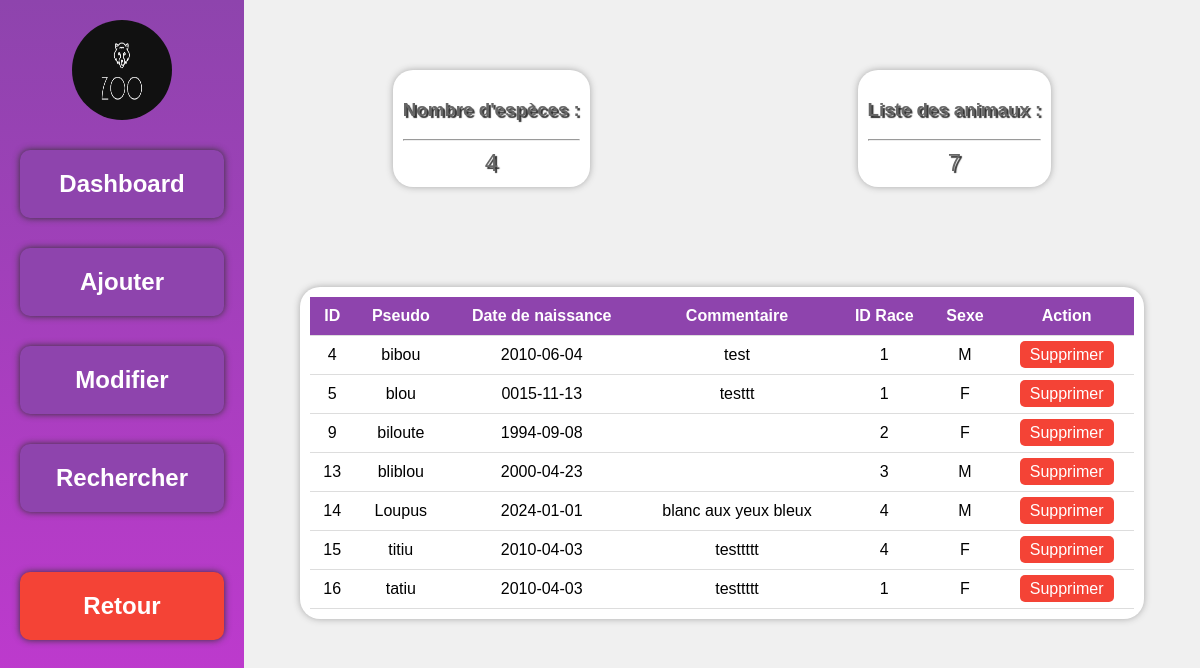
The page /app/view/dashboard_animal/dashboard_animal.php (signed in) on the database its author committed.
### tables this page shows
CREATE TABLE `Animaux` (
  `id_animaux` int(11) NOT NULL,
  `id_race` int(11) NOT NULL,
  `date_naissance` date DEFAULT NULL,
  `sexe` char(1) DEFAULT NULL,
  `pseudo` varchar(50) NOT NULL,
  `commentaire` text
);

### app/model/Animal.php (called while the page is built, shortened)
<?php
class Animal
{
    public static function getAllAnimaux()
    {
        $connexion = new Database();
        $connexion = $connexion->getConnexion();
        $requete = "SELECT * FROM Animaux";
        $resultat = mysqli_query($connexion, $requete);
        while ($row = mysqli_fetch_assoc($resultat)) {
            $animaux[] = $row;
        }
        return $animaux;
    }
    public static function countAnimal() {
        $connexion = new Database();
        $connexion = $connexion->getConnexion();
        $requete = "SELECT COUNT(*) FROM Animaux";
        $resultat = mysqli_query($connexion, $requete);
        $row = mysqli_fetch_assoc($resultat);
        return $row['COUNT(*)'];
    }
    public static function countEspece() {
        $connexion = new Database();
        $connexion = $connexion->getConnexion();
        $requete = "SELECT COUNT(*) FROM Especes";
        $resultat = mysqli_query($connexion, $requete);
        $row = mysqli_fetch_assoc($resultat);
        return $row['COUNT(*)'];
    }
}

### app/controller/AnimalController.php (called while the page is built, shortened)
<?php
class AnimalController
{
    public static function getAllAnimaux()
    {
        include_once('../../model/Animal.php');
        return Animal::getAllAnimaux();
    }
    public static function countAnimal() {
        include_once('../../model/Animal.php');
        return Animal::countAnimal();
    }
    public static function countEspece() {
        include_once('../../model/Animal.php');
        return Animal::countEspece();
    }
}

### app/view/dashboard_animal/dashboard_animal.php (the view, shortened to what this page needs)
<!DOCTYPE html>
<html lang="fr">
<head>
    <link rel="stylesheet" href="../../../public/css/dashboard_animal.css">
</head>
<body>
<div class="container">
    <div class="menu">
        <div class="logo">
            <img src="../../../public/images/logo.png" alt="Logo">
        </div>
        <a href="dashboard_animal.php" class="menu-btn">Dashboard</a>
        <a href="dashboard_add_animal.php" class="menu-btn">Ajouter</a>
        <a href="dashboard_edit_animal.php" class="menu-btn">Modifier</a>
        <a href="dashboard_search_animal.php" class="menu-btn">Rechercher</a>
        <a href="../dashboard.php" class="menu-btn btn-deconnexion">Retour</a>
    </div>
    <div class="dashboard">
        <div class="stats">
            <div class="species">
                <h3>Nombre d'espèces : </h3>
                <hr>
                <?php
                include_once('../../controller/AnimalController.php');
                echo '<p> ' . AnimalController::countEspece() . '</p>';
                ?>
            </div>
            <div class="animals">
                <h3>Liste des animaux :</h3>
                <hr>
                <?php
                echo '<p> ' . AnimalController::countAnimal() . '</p>';
                ?>
            </div>
        </div>
        <div class="container-section">
            <div class="animal-list">
                <table>
                    <thead>
                    <tr>
                        <th>ID</th>
                        <th>Pseudo</th>
                        <th>Date de naissance</th>
                        <th>Commentaire</th>
                        <th>ID Race</th>
                        <th>Sexe</th>
                        <th>Action</th>
                    </tr>
                    </thead>
                    <tbody>
                    <?php
                    $animaux = AnimalController::getAllAnimaux();
                    foreach ($animaux as $animal) {
                        echo '<tr>';
                        echo '<td>' . $animal['id_animaux'] . '</td>';
                        echo '<td>' . $animal['pseudo'] . '</td>';
                        echo '<td>' . $animal['date_naissance'] . '</td>';
                        echo '<td>' . $animal['commentaire'] . '</td>';
                        echo '<td>' . $animal['id_race'] . '</td>';
                        echo '<td>' . $animal['sexe'] . '</td>';
                        echo '<td><a class="delete-btn" href="delete_animal.php?id='. $animal['id_animaux'] .'">Supprimer</a></td>';
                        echo '</tr>';
                    }
                    ?>
                    </tbody>
                </table>
            </div>
        </div>
    </div>
</div>
</body>
</html>

### public/css/dashboard_animal.css (style rules this page uses)
body { margin: 0; font-family: Arial, sans-serif; background-color: #f0f0f0; }
.container { display: flex; height: 100vh; justify-content: space-between; }
.menu { flex: 0 0 auto; width: 17%; background: linear-gradient(180deg, #8e44ad, #c638d3); padding: 20px; display: flex; flex-direction: column; }
.logo { margin-bottom: 30px; font-size: 24px; font-weight: bold; width: 100%; text-align: center; }
.logo img { width: 100px; height: 100px; border-radius: 50%; margin: 0 auto; display: block; }
.menu-btn { margin-bottom: 30px; padding: 20px; border: none; color: white; cursor: pointer; border-radius: 10px; font-size: 24px; font-weight: bold; text-align: center; text-decoration: none; background-color: #8e44ad; box-shadow: 0 0 7px 0 #333; }
.btn-deconnexion { background-color: #f44336; margin-top: 30px; padding: 20px; }
.dashboard { flex: 1; padding: 20px; overflow-y: auto; }
.container-section { margin-top: 100px; width: 100%; display: flex; justify-content: space-between; align-items: center; }
.stats { display: flex; justify-content: space-around; width: 100%; margin-top: 50px; }
.species, .animals { background-color: #fff; padding: 10px; border-radius: 20px; color: #666; text-align: center; box-shadow: 0 0 7px 0 #a8a8a8; text-shadow: #333 2px 2px 1px; }
.species p, .animals p { font-size: 24px; margin: 0; color: #666; text-shadow: 2px 2px 1px #333; }
.species { margin-right: 10px; }
.animal-list { overflow-x: auto; background-color: #fff; padding: 10px; border-radius: 20px; width: 90%; margin: 0 auto; box-shadow: 0 0 7px 0 #a8a8a8; max-height: 350px; overflow-y: auto; }
table { width: 100%; border-collapse: collapse; }
th, td { padding: 10px; border-bottom: 1px solid #ddd; text-align: center; }
thead { background-color: #8e44ad; color: white; border-radius: 20px; border: none; }
.delete-btn { padding: 5px 10px; border: none; background-color: #f44336; color: white; cursor: pointer; border-radius: 5px; text-decoration: none; }

### rows shown on the page
animaux: id_animaux "4", pseudo "bibou", date_naissance "2010-06-04", commentaire "test", id_race "1", sexe "M"
animaux: id_animaux "5", pseudo "blou", date_naissance "0015-11-13", commentaire "testtt", id_race "1", sexe "F"
animaux: id_animaux "9", pseudo "biloute", date_naissance "1994-09-08", id_race "2", sexe "F"
animaux: id_animaux "13", pseudo "bliblou", date_naissance "2000-04-23", id_race "3", sexe "M"
animaux: id_animaux "14", pseudo "Loupus", date_naissance "2024-01-01", commentaire "blanc aux yeux bleux", id_race "4", sexe "M"
animaux: id_animaux "15", pseudo "titiu", date_naissance "2010-04-03", commentaire "testtttt", id_race "4", sexe "F"
animaux: id_animaux "16", pseudo "tatiu", date_naissance "2010-04-03", commentaire "testtttt", id_race "1", sexe "F"

### other values the page prints
AnimalController::countEspece() "4"
AnimalController::countAnimal() "7"
